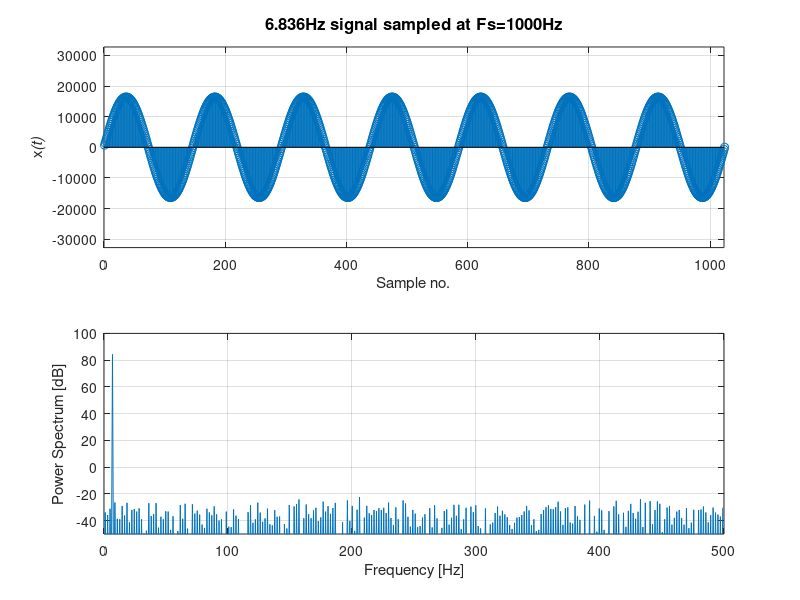

MATLAB code to generate this figure:
%--------------------------------------------------------------------------
% University of Limerick - Dept. of Electronic and Computer Engineering
%--------------------------------------------------------------------------
% filename: Lab2 - part2.m
%
% purpose: Components of a DSP system, Analog to Digital Conversion and SQNR, 
% Aperture error specification. No. of Bits and
%
% created by: Tom Meehan
% created on: 23 September 2021
%
%--------------------------------------------------------------------------
% Copyright 2021 University of Limerick
%--------------------------------------------------------------------------
clc
clear
close all

B = 15; % B is the ADC resolution in Bits
N = 1024; % size of FFT/ No. of Samples.
t = [1:1:N]; % time samples
Fs = 1e3; % sampling frequency Fs = 1000Hz
periods = 7; % no. of exact periods in sinewave
fo = (periods*Fs)/N; % i/p signal frequency - integer no. of periods
noise=randn(1,N)*0.0001; % generate random noise

% Generate a quantized B-bit sinewave with some random noise
xt=round((2^(B-1)) * sin(2*pi*fo/Fs*t))+ noise(t);
figure (1);
subplot(2,1,1);
stem(xt); grid
axis([0 N-1 -(2^B-1) (2^B-1)])
str = sprintf('%.3fHz signal sampled at Fs=%dHz', fo,Fs);
title(str,'Fontsize',12)
xlabel('Sample no.');ylabel('x\it(t)');

%--------------------------------------------------------------------------
% Part 2b: Calculate the FFT to translate the signal into the frequency
% domain and view the signal power spectrum from 0Hz to Fs/2.
% Calculate the Signal to Noise quantization value.
%--------------------------------------------------------------------------

Ak=abs(fft(xt))/N; % do a FFT
Ak(2:N)=2*Ak(2:N); % convert to one side spectrum
sAk = Ak(1:N/2);
sdb = 20 * log10(sAk); % convert the signal power in dBs
f=[0:1:N/2-1]*Fs/N; % map the frequency bin to Hz
subplot(2,1,2); plot(f,sdb);grid
axis([0 Fs/2 -50 100])
%label the x and y axis
xlabel('Frequency [Hz]');ylabel('Power Spectrum [dB]');

% calculate the SQNR - signal to quantization noise ratio from the plot.
sn = sAk;

% set dc and fundamental component = 0;
sn(1) = 1e-100;
sn(periods+1) = 1e-100;
Asignal = sAk(periods+1); % location of fundamental component
Anoise = sqrt(sum(sn.^2)); % quant. noise without the fundamental

% compute SNQR in dB.
SQNR_dB = 20*log10(Asignal/Anoise)